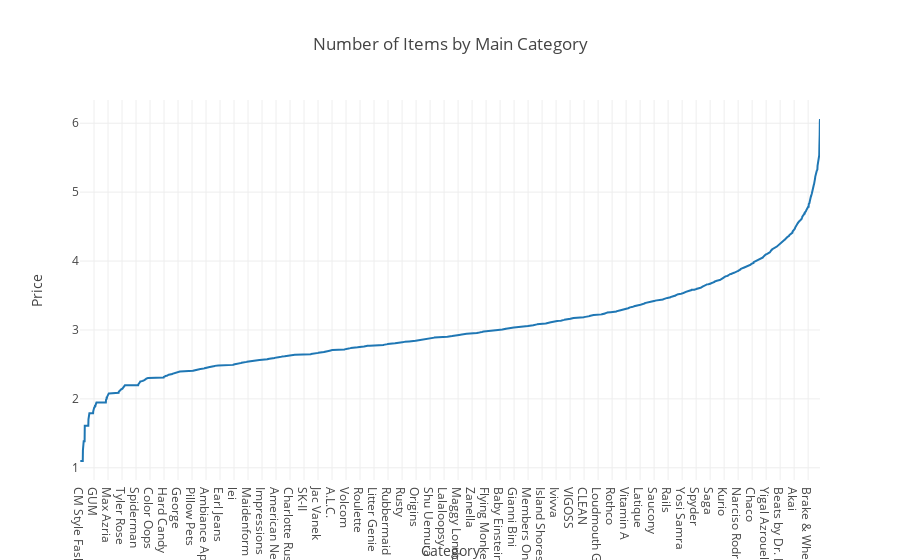

This figure's notebook cell:
### Code cell
trace_brand = go.Scatter(x = x_mean_brand, y = np.log(y_mean_brand))
layout = dict(title= 'Number of Items by Main Category',
              yaxis = dict(title='Price'),
              xaxis = dict(title='Brand name'))
fig=dict(data=[trace_brand], layout= layout)
py.iplot(fig)

### Figure 1 — Plotly figure (JSON) as saved in the notebook; plotly's stock layout.template omitted (floating-point values rounded to 4 significant figures; data arrays with more than 128 entries replaced by an {"elided": "..."} marker saying what was removed)
{"data": [{"type": "scatter", "x": {"elided": "4810 str values"}, "y": {"elided": "4810 float values"}}], "layout": {"title": "Number of Items by Main Category", "xaxis": {"title": "Category"}, "yaxis": {"title": "Price"}}}
